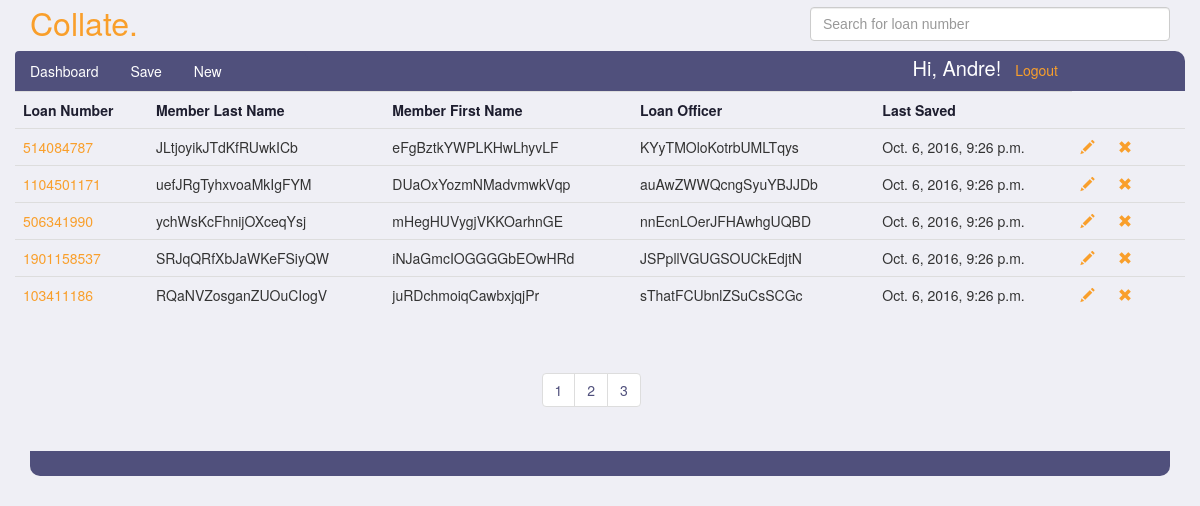
Page /Andre/submittals/?page=2 (signed in) on the committed database.
### submittals/models.py (models this page shows, shortened)
class Submittal(models.Model):
    ACCOUNT_TYPES = (
        ('EQ', 'Equity Line of Credit'),
        ('EL', 'Equity Loan'),
    )
    PAY_TYPES = (
        ('BW', 'Bi-Weekly'),
        ('SM', 'Semi-Monthly'),
        ('MO', 'Monthly'),
        ('WK', 'Weekly'),
    )
    EMAIL_TEMPLATE_TYPES = (
        ('IN', 'Initial Contact - Email'),
        ('PR', 'Processor Submit - Email'),
        ('IA', 'Initial Approval - Email'),
        ('FN', 'Final Approval - Email'),
    )
    SMS_TEMPLATE_TYPES = (
        ('IN', 'Initial Contact - SMS'),
        ('PR', 'Processor Submit - SMS'),
        ('IA', 'Initial Approval - SMS'),
        ('FN', 'Final Approval - SMS'),
    )
    loan_number = models.PositiveIntegerField(unique=True)
    account_type = models.CharField(max_length=256, blank=True, choices=ACCOUNT_TYPES)
    loan_officer = models.CharField(max_length=256, blank=True)
    loan_processor = models.ForeignKey(Person, related_name="submittals", null=True, blank=True)
    loan_story = models.CharField(max_length=2560, blank=True)
    b1_first_name = models.CharField(max_length=256, blank=True)
    b1_last_name = models.CharField(max_length=256, blank=True)
    b2_first_name = models.CharField(max_length=256, blank=True)
    b2_last_name = models.CharField(max_length=256, blank=True)
    b1_employer_name = models.CharField(max_length=256, blank=True)
    b2_employer_name = models.CharField(max_length=256, blank=True)
    b1_phone_number = models.CharField(max_length=256, blank=True)
    b2_phone_number = models.CharField(max_length=256, blank=True)
    sms_template_select = models.CharField(max_length=256, blank=True, choices=SMS_TEMPLATE_TYPES)
    sms_message = models.CharField(max_length=512, blank=True)
    b1_email_address = models.EmailField(max_length=256, blank=True)
    b2_email_address = models.EmailField(max_length=256, blank=True)
    email_template_select = models.CharField(max_length=256, blank=True, choices=EMAIL_TEMPLATE_TYPES)
    email_message = models.CharField(max_length=2048, blank=True)
    b1_hire_date = models.CharField(max_length=256, blank=True)
    b2_hire_date = models.CharField(max_length=256, blank=True)
    b1_income_amount = models.FloatField(null=True, blank=True)
    b2_income_amount = models.FloatField(null=True, blank=True)
    b1_pay_frequency = models.CharField(max_length=256, blank=True, choices=PAY_TYPES)
    b2_pay_frequency = models.CharField(max_length=256, blank=True, choices=PAY_TYPES)
    b1_period_end_date = models.CharField(max_length=256, blank=True)
    b2_period_end_date = models.CharField(max_length=256, blank=True)
    b1_income_output = models.CharField(max_length=256, blank=True)
    b2_income_output = models.CharField(max_length=256, blank=True)
    created_at = models.DateTimeField(auto_now=True)

### submittals/views.py (the view)
# urls.py: url(r'^(?P<username>\w+)/submittals/$', views.dashboard, name='dashboard'),
@login_required
def dashboard(request, username):
    if request.method == 'GET':
        person = Person.objects.get(user=request.user)
        submittals = person.submittals.all().order_by('-created_at')
        paginator = Paginator(submittals, 5)
        page = request.GET.get('page')
        try:
            submits = paginator.page(page)
        except PageNotAnInteger:
            submits = paginator.page(1)
        except EmptyPage:
            submits = paginator.page(paginator.num_pages)
        loan_list = list(submittals.values_list('loan_number', flat=True))
        loan_strings = list(map(str, loan_list))
        loan_numbers = json.dumps(loan_strings)
    return render(request, 'dashboard.html', {'submittals': submits, 'autolist': loan_numbers })

### templates/dashboard.html (shortened to what this page needs)
{% extends 'submittal-layout.html' %}
{% block body %}
<div class="container">
<main class="drop-down">
    <section class="row dashboard-first-row">
        <table class="table table-hover submittal-list">
        <tr>
            <th>Loan Number</th>
            <th>Member Last Name</th>
            <th>Member First Name</th>
            <th>Loan Officer</th>
            <th>Last Saved</th>
        </tr>
        {% for s in submittals %}
            <tr class="data-row" id="item-{{ s.id }}">
                <td class="loan-numbers"><a href="/{{ request.user.username }}/submittals/{{ s.id }}">{{ s.loan_number }}</a></td>
                <td>{{ s.b1_last_name }}</td>
                <td>{{ s.b1_first_name }}</td>
                <td>{{ s.loan_officer }}</td>
                <td>{{ s.created_at }}</td>
                <td><a href="/{{ request.user.username }}/submittals/{{ s.id }}"><span title="Edit" id="{{ s.id }}"
                          class="glyphicon glyphicon-pencil edit-glyphicon"></span></a></td>
                <td><span title="Delete" id="{{ s.id }}"
                          class="glyphicon glyphicon-remove delete-glyphicon delete-submit"></span></td>
            </tr>
        {% endfor %}
            </table>
                    <div class="pagination dashboard-pagination">
                    <ul class="pagination">
                       {%  for page in submittals.paginator.page_range %}
                           <li>
                            <a href="?page={{ page }}">{{ page }}</a>
                           </li>
                        {% endfor %}
                    </ul>
                        </div>
        </section>
    <div class="nav-bottom"></div>
            </div>
      <div class="col-md-4"></div>
      <div class="col-md-4"></div>
    <div class="row">
      <div class="col-md-6"></div>
      <div class="col-md-6"></div>
    </div>
{% endblock %}

### templates/submittal-layout.html (shortened to what this page needs)
<!DOCTYPE html>
<html>
<head>
<link rel="stylesheet" href="https://maxcdn.bootstrapcdn.com/bootstrap/3.3.7/css/bootstrap.min.css"
>
{% load static %}
<link rel="stylesheet" type="text/css" href="{% static 'css/submittals.css' %}">
    <link rel="stylesheet" type="text/css" href="{% static 'css/dashboard.css' %}">
     <link rel="stylesheet" href="//code.jquery.com/ui/1.12.1/themes/base/jquery-ui.css">
</head>
<body>
<div class="container">
    <div class="row">
        <section class="col-xs-2 title"><a href='/'>Collate.</a></section>
        <section class="ui-widget col-xs-4 pull-right">
            <input type="search" name="search" class="form-control" id="search-box" placeholder="Search for loan number">
        </section>
    </div>
    <div class="row">
<header class="nav">
    <ul class="nav nav-pills col-md-3 col-sm-5 col-xs-8">
      <li role="presentation" class="active"><a href="/{{ user.username }}/submittals/">Dashboard</a></li>
      <li role="presentation"><a onClick="saveSubmit(); return false;" id="save" href="">Save</a></li>
      <li role="presentation"><a href="/{{ user.username }}/submittals/new/">New</a></li>
</ul>
        <ul class="col-md-3 pull-right list-inline logout-list">
            <li><h5>Hi, {{ request.user.username }}!</h5></li>
            <li><a href="/logout_user/">Logout</a></li>
            </ul>
        </header>
    </div>
</div>
{% block body %}
{% endblock %}
</body>
</html>

### submittals/static/css/submittals.css (style rules this page uses)
.title a { margin-top: 5px; padding: 0px; color: #f99f2b !important; font-family: Helvetica Neue, Helvetica, Arial, sans-serif; letter-spacing: 0; font-size: 32px; }
body { background-color: #efeff5; }
a { color: white; }
h5 { margin: 0; font-size: 20px; }
.nav { background-color: #50507c; border-top-right-radius: 10px; border-top-left-radius: 10px; color: white; }
.nav .active a { background-color: #50507c !important; }
.logout-list { margin-top: 6px; }
.logout-list li a { color: #f99f2b; }
#search-box { margin-top: 7px; margin-bottom: 10px; }

### submittals/static/css/dashboard.css (style rules this page uses)
.table { border-color: #000; border-bottom: 0 !important; }
.table th { background-color: #efeff5 !important; color: #1e1e2f; }
.table a { color: #f99f2b; }
.nav-bottom { background-color: #50507c; height: 25px; border-bottom-right-radius: 10px; border-bottom-left-radius: 10px; color: white; }
.delete-glyphicon { margin-right: 30px; font-size: 14px; color: #f99f2b; cursor: pointer; }
.pagination > li > a { color: #50507c; }
.dashboard-pagination { margin-left: 45%; }

### rows in the picture
Submittal: loan_number "514084787", b1_last_name "JLtjoyikJTdKfRUwkICb", b1_first_name "eFgBztkYWPLKHwLhyvLF", loan_officer "KYyTMOloKotrbUMLTqys", created_at "Oct. 6, 2016, 9:26 p.m."
Submittal: loan_number "1104501171", b1_last_name "uefJRgTyhxvoaMkIgFYM", b1_first_name "DUaOxYozmNMadvmwkVqp", loan_officer "auAwZWWQcngSyuYBJJDb", created_at "Oct. 6, 2016, 9:26 p.m."
Submittal: loan_number "506341990", b1_last_name "ychWsKcFhnijOXceqYsj", b1_first_name "mHegHUVygjVKKOarhnGE", loan_officer "nnEcnLOerJFHAwhgUQBD", created_at "Oct. 6, 2016, 9:26 p.m."
Submittal: loan_number "1901158537", b1_last_name "SRJqQRfXbJaWKeFSiyQW", b1_first_name "iNJaGmcIOGGGGbEOwHRd", loan_officer "JSPpllVGUGSOUCkEdjtN", created_at "Oct. 6, 2016, 9:26 p.m."
Submittal: loan_number "103411186", b1_last_name "RQaNVZosganZUOuCIogV", b1_first_name "juRDchmoiqCawbxjqjPr", loan_officer "sThatFCUbnlZSuCsSCGc", created_at "Oct. 6, 2016, 9:26 p.m."

### other values in the picture
{{ request.user.username }} "Andre"
{{ page }} "1" "2" "3"
